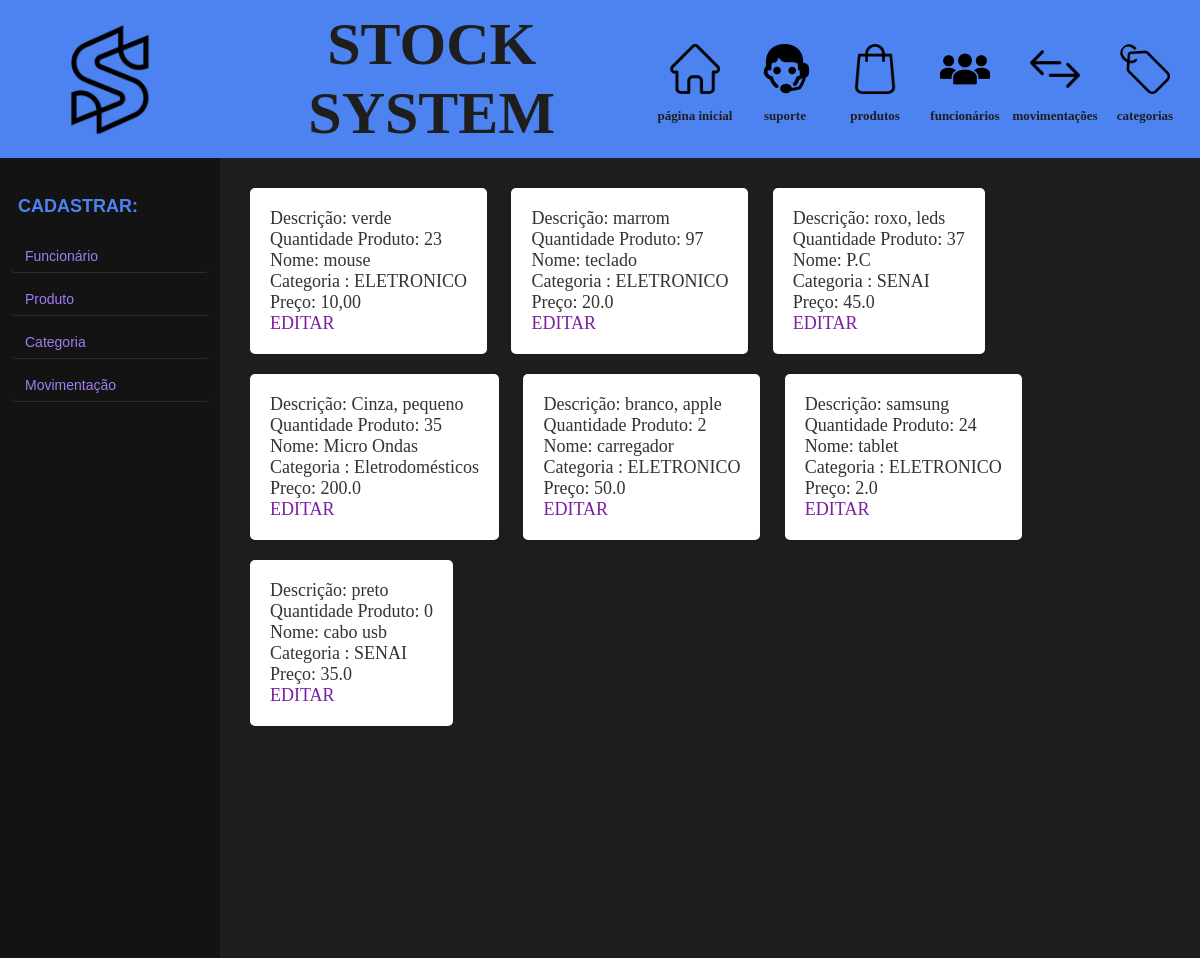
Screenshot of /produto with the database file from the repository.
### models.py (models this page shows, shortened)
class Produto(Base):
    __tablename__ = 'produto'
    id = Column(Integer, primary_key=True)
    nome = Column(String(40), nullable=False, index=True)
    descricao = Column(String(80), nullable=False, index=True, )
    quantidade_produto = Column(Integer, nullable=False, )
    preco = Column(Float, nullable=False, index=True)
    categoria_id = Column(String, ForeignKey('categoria.id'))

class Categoria(Base):
    __tablename__ = 'categoria'
    id = Column(Integer, primary_key=True)
    name_categoria = Column(String(20), nullable=False)

### app.py (the view)
@app.route('/produto', methods=['GET'])
def produto():
    sql_produto = select(Produto, Categoria).join(Categoria, Categoria.id == Produto.categoria_id)
    resultado_produto = db_session.execute(sql_produto).fetchall()  # quando Ã© join fetchall invez de de scalars
    return render_template('produto.html',
                           lista_produto=resultado_produto)

### templates/produto.html
{% extends 'template.html' %}
{% block conteudo %}
{% for produto, categoria in lista_produto %}
<div class="conteudo_produto">
    <p> Descrição: {{produto.descricao}} </p>
    <p> Quantidade Produto: {{produto.quantidade_produto}}</p>
    <p> Nome: {{produto.nome}}</p>
    <p> Categoria : {{categoria.name_categoria}}</p>
    <p> Preço: {{produto.preco}}</p>
    <a href="{{url_for('editar_produto', id_produto=produto.id)}}"> EDITAR</a>
</div>
{% endfor %}
{% endblock conteudo %}

### static/template.css (style rules this page uses)
* { margin: 0; padding: 0; box-sizing: border-box; transition: all 0.3s ease-in-out; }
html, body { height: 100%; font-family: "Baskerville Old Face", serif; background-color: #131313; color: #2c2c2c; }
body { display: flex; flex-direction: column; }
a { color: #7b1fa2; text-decoration: none; transition: color 0.3s; }
.conteudo_produto { background: #ffffff; text-align: start; display: inline-block; width: auto; height: auto; font-size: 18px; padding: 20px; border-radius: 5px; margin: 10px; box-shadow: 0 2px 6px rgba(0, 0, 0, 0.1); transition: transform 0.3s, box-shadow 0.3s; color: #333; font-family: 'Georgia', serif; }
body { font-family: 'Arial', sans-serif; background-color: #1e1e2f; color: #ffffff; margin: 0; padding: 0; }

### rows the page displays
Produto: descricao "verde", quantidade_produto "23", nome "mouse", name_categoria "ELETRONICO", preco "10,00"
Produto: descricao "marrom", quantidade_produto "97", nome "teclado", name_categoria "ELETRONICO", preco "20.0"
Produto: descricao "roxo, leds", quantidade_produto "37", nome "P.C", name_categoria "SENAI", preco "45.0"
Produto: descricao "Cinza, pequeno", quantidade_produto "35", nome "Micro Ondas", name_categoria "Eletrodomésticos", preco "200.0"
Produto: descricao "branco, apple", quantidade_produto "2", nome "carregador", name_categoria "ELETRONICO", preco "50.0"
Produto: descricao "samsung", quantidade_produto "24", nome "tablet", name_categoria "ELETRONICO", preco "2.0"
Produto: descricao "preto", quantidade_produto "0", nome "cabo usb", name_categoria "SENAI", preco "35.0"
